Frame 1 (no input): blank canvas, image omitted
Frame 60 (the mouse pressed at the canvas centre just before this capture): blank canvas, image omitted
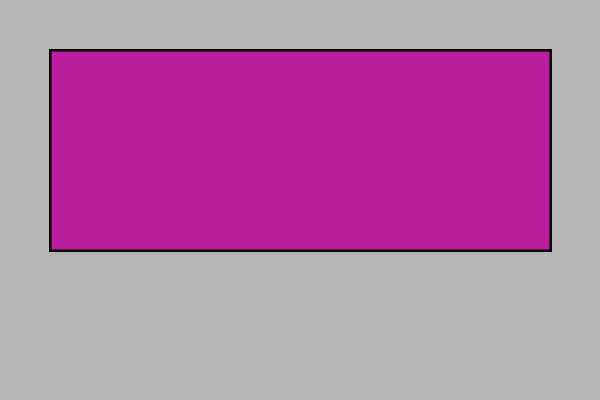
Frame 120 (the mouse held since frame 60 and released just before this capture)

The Processing sketch whose frames 1 and 60 were blank and that drew this single picture after the mouse press (run headless with seeded random() and noise(); from frame 60 on, the mouse is pressed at the canvas centre):

// Processing sketch: processing_64714
// ── processing_64714.pde

void setup() {
  
size(600,400);
background(180,180,180);

  strokeWeight(2);
  frameRate(10);
}

void draw() {
  
if(mousePressed == true) {
  fill(random(250),random(250),random(250));
  rect(50,50,500,200);
  
}
}
